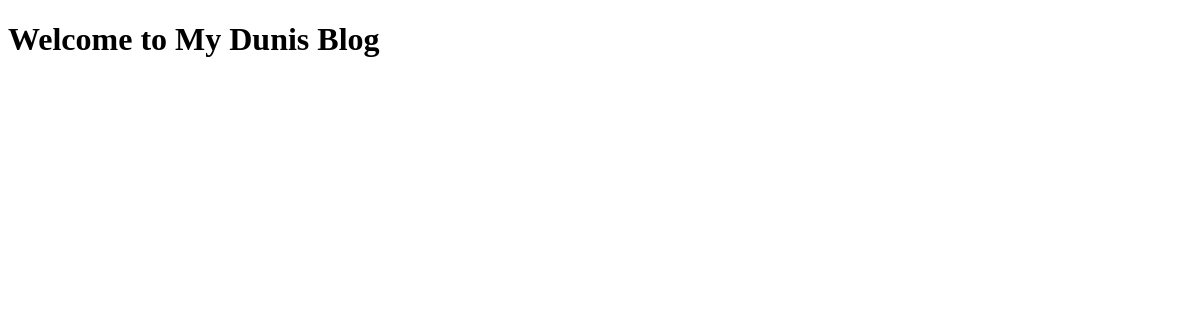
Before: / with the older database file.
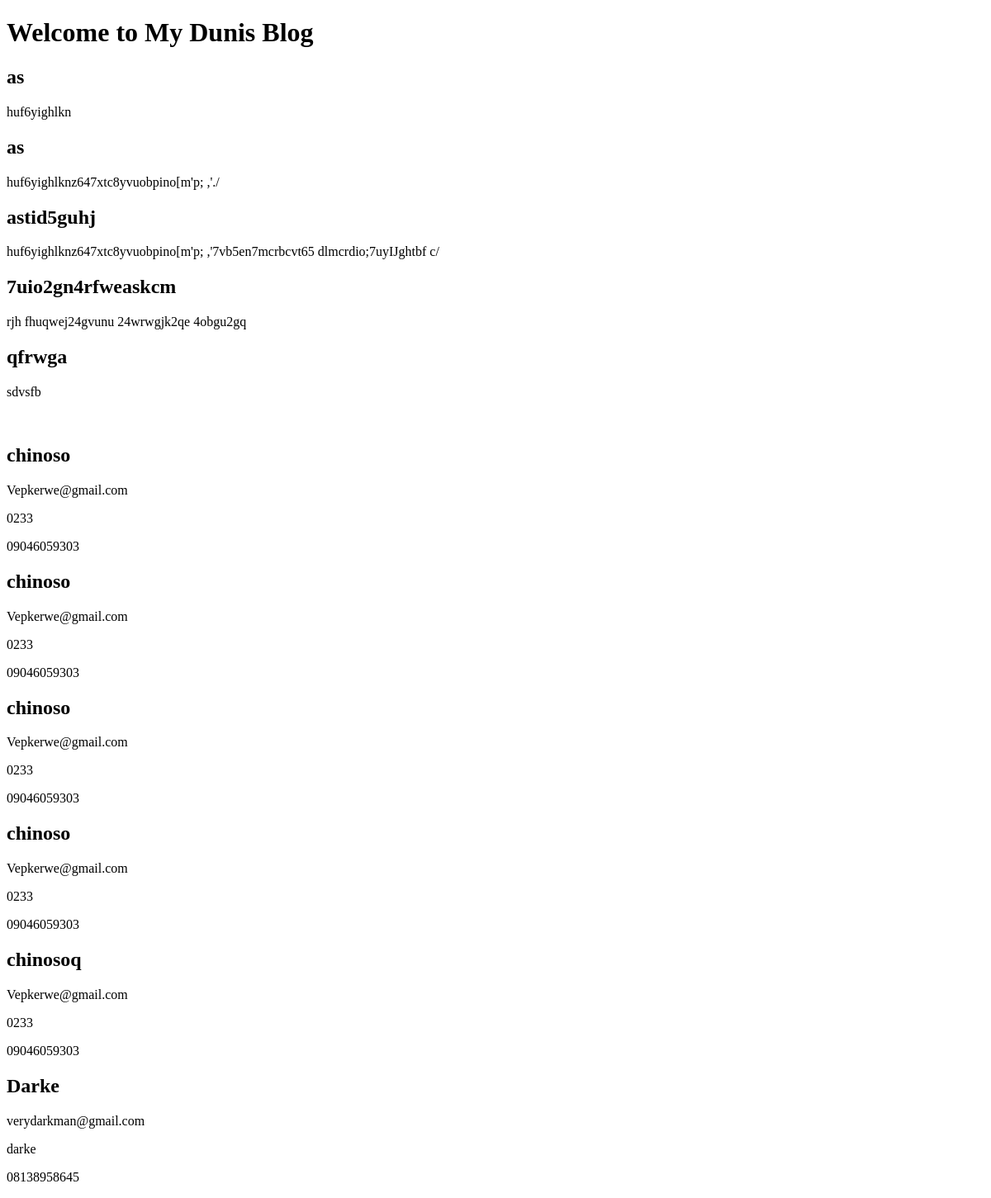
After: the same page with the newer database file.
### myapp/models.py (models this page shows)
class Post(models.Model):
    title = models.CharField(max_length=100)
    content = models.TextField()
    date_posted = models.DateTimeField(auto_now_add=True)

class Account(models.Model):
    username = models.CharField(max_length=100)
    password = models.CharField(max_length=100)
    email = models.EmailField()
    phone = models.CharField(max_length=100)
    date_created = models.DateTimeField(auto_now_add=True)

### myapp/views.py (the view)
# urls.py: path('', views.home, name='home'),
def home(request):
    posts = Post.objects.all()
    accounts = Account.objects.all()
    return render(request, 'home.html', {'posts': posts, 'accounts': accounts})

### myapp/templates/home.html (shortened to what this page needs)
<!DOCTYPE html>
<html lang="en">
<head>
</head>
<body>
    <h1>Welcome to My Dunis Blog</h1>
    {% for post in posts %}
        <h2>{{ post.title }}</h2>
        <p>{{ post.content }}</p>
    {% endfor %}
    <br>
    {% for account in accounts %}
        <h2>{{ account.username }}</h2>
        <p>{{ account.email }}</p>
        <p>{{ account.password }}</p>
        <p>{{ account.phone}}</p>
    {% endfor %}
</body>
</html>

Changed rows visible on the page:
added Post: title "as", content "huf6yighlkn"
added Post: title "as", content "huf6yighlknz647xtc8yvuobpino[m'p; ,'./"
added Post: title "astid5guhj", content "huf6yighlknz647xtc8yvuobpino[m'p; ,'7vb5en7mcrbcvt65 dlmcrdio;7uyIJghtbf c/"
added Post: title "7uio2gn4rfweaskcm", content "rjh fhuqwej24gvunu 24wrwgjk2qe 4obgu2gq"
added Post: title "qfrwga", content "sdvsfb"
added Account: username "chinoso", email "Vepkerwe@gmail.com", password "0233", phone "09046059303"
added Account: username "chinoso", email "Vepkerwe@gmail.com", password "0233", phone "09046059303"
added Account: username "chinoso", email "Vepkerwe@gmail.com", password "0233", phone "09046059303"
added Account: username "chinoso", email "Vepkerwe@gmail.com", password "0233", phone "09046059303"
added Account: username "chinosoq", email "Vepkerwe@gmail.com", password "0233", phone "09046059303"
added Account: username "Darke", email "verydarkman@gmail.com", password "darke", phone "08138958645"
